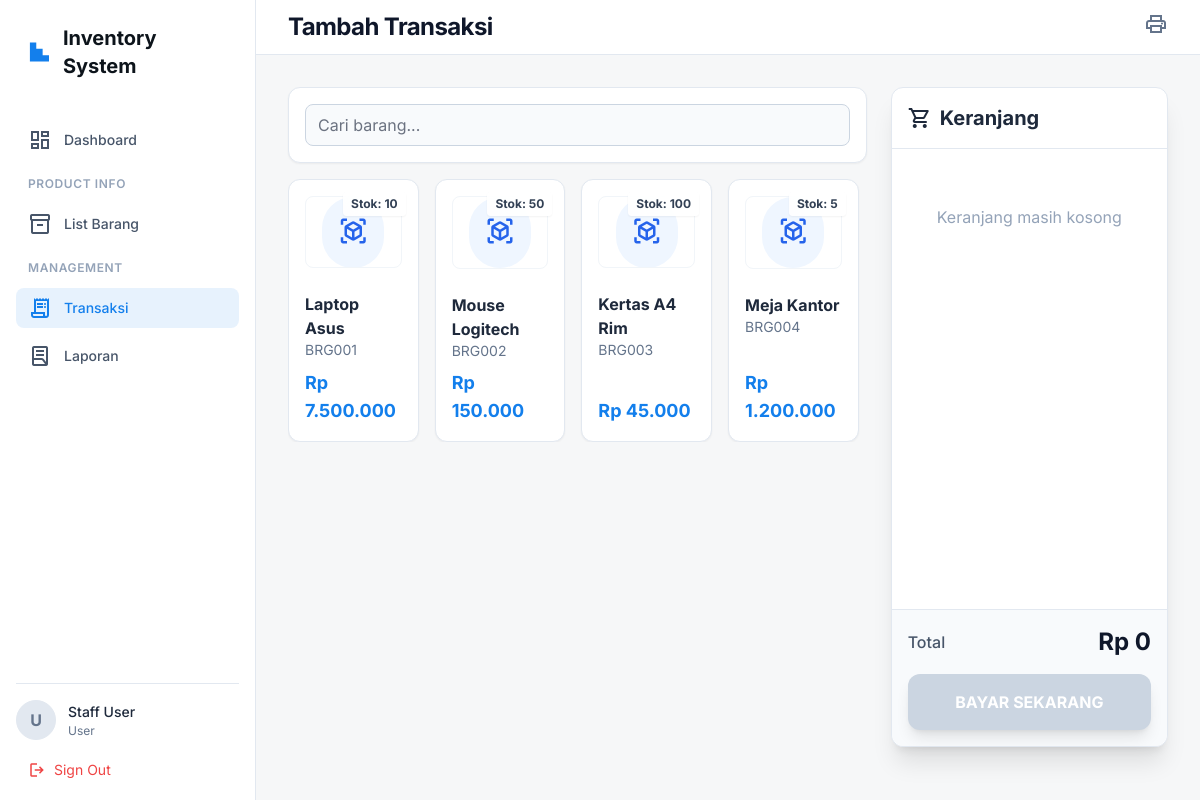
/transaksi_tambah.php (signed in), run on the app's committed database.
### tables this page shows
CREATE TABLE IF NOT EXISTS barang (
    id INT AUTO_INCREMENT PRIMARY KEY,
    kode_barang VARCHAR(20) UNIQUE NOT NULL,
    nama_barang VARCHAR(100) NOT NULL,
    kategori_id INT,
    stok INT DEFAULT 0,
    harga DECIMAL(10, 2) DEFAULT 0,
    created_at TIMESTAMP DEFAULT CURRENT_TIMESTAMP,
    FOREIGN KEY (kategori_id) REFERENCES kategori(id) ON DELETE SET NULL
);

### config/database.php (called while the page is built, shortened)
<?php
$host = 'localhost';
$user = 'root';
$pass = '';
$db   = 'uas_sopian';
$conn = mysqli_connect($host, $user, $pass, $db);
function query($query) {
    global $conn;
    $result = mysqli_query($conn, $query);
    $rows = [];
    while ($row = mysqli_fetch_assoc($result)) {
        $rows[] = $row;
    }
    return $rows;
}
?>

### transaksi_tambah.php (the view, shortened to what this page needs)
<?php
$barang = query("SELECT * FROM barang WHERE stok > 0");
require 'includes/header.php';
?>
<div class="grid grid-cols-1 lg:grid-cols-3 gap-6 h-[calc(100vh-140px)]">
    <div class="lg:col-span-2 flex flex-col gap-4">
        <div class="bg-white dark:bg-slate-900 p-4 rounded-xl border border-slate-200 dark:border-slate-800 shadow-sm sticky top-0 z-20">
            <input type="text" id="searchItem" placeholder="Cari barang..." class="form-input w-full rounded-lg border-slate-300 dark:border-slate-700 bg-slate-50 dark:bg-slate-800 focus:ring-primary focus:border-primary">
        </div>
        <div class="grid grid-cols-2 sm:grid-cols-3 lg:grid-cols-4 gap-4 overflow-y-auto pr-2" id="productList">
            <?php foreach($barang as $b): ?>
            <div class="product-item relative bg-white dark:bg-slate-900 p-4 rounded-xl border border-slate-200 dark:border-slate-800 shadow-sm cursor-pointer hover:border-primary transition group"
                 data-id="<?= $b['id'] ?>"
                 data-name="<?= $b['nama_barang'] ?>"
                 data-price="<?= $b['harga'] ?>"
                 data-stok="<?= $b['stok'] ?>"
                 onclick='addToCart(<?= htmlspecialchars(json_encode($b), ENT_QUOTES) ?>)'>
                <div class="flex flex-col h-full justify-between">
                    <div>
                        <div class="flex justify-between items-start mb-4">
                             <div class="w-full aspect-[4/3] rounded-lg overflow-hidden bg-white mb-2 flex items-center justify-center border border-slate-100">
                                <?php if(!empty($b['gambar']) && file_exists('assets/products/'.$b['gambar'])): ?>
                                <img src="assets/products/<?= $b['gambar'] ?>" alt="<?= $b['nama_barang'] ?>" class="w-full h-full object-cover group-hover:scale-105 transition-transform duration-300">
                                <?php else: ?>
                                <div class="p-4 bg-blue-50 text-blue-600 rounded-full">
                                    <span class="material-symbols-outlined text-3xl">view_in_ar</span>
                                </div>
                                <?php endif; ?>
                             </div>
                             <span class="absolute top-3 right-3 text-xs font-bold bg-white/90 backdrop-blur text-slate-700 px-2 py-1 rounded shadow-sm">Stok: <?= $b['stok'] ?></span>
                        </div>
                        <h4 class="font-bold text-slate-800 dark:text-white line-clamp-2"><?= $b['nama_barang'] ?></h4>
                        <p class="text-sm text-slate-500 mb-2"><?= $b['kode_barang'] ?></p>
                    </div>
                    <p class="font-bold text-primary text-lg">Rp <?= number_format($b['harga'], 0, ',', '.') ?></p>
                </div>
            </div>
            <?php endforeach; ?>
        </div>
    </div>
    <div class="flex flex-col bg-white dark:bg-slate-900 rounded-xl border border-slate-200 dark:border-slate-800 shadow-xl h-full">
        <div class="p-4 border-b border-slate-200 dark:border-slate-800">
            <h3 class="text-xl font-bold text-slate-800 dark:text-white flex items-center gap-2">
                <span class="material-symbols-outlined">shopping_cart</span> Keranjang
            </h3>
        </div>
        <div class="flex-1 overflow-y-auto p-4 flex flex-col gap-3" id="cartItems">
            <div class="text-center text-slate-400 mt-10">Keranjang masih kosong</div>
        </div>
        <div class="p-4 bg-slate-50 dark:bg-slate-800 border-t border-slate-200 dark:border-slate-700 rounded-b-xl">
            <div class="flex justify-between items-center mb-4">
                <span class="text-slate-600 dark:text-slate-300 font-medium">Total</span>
                <span class="text-2xl font-bold text-slate-900 dark:text-white" id="cartTotal">Rp 0</span>
            </div>
            <form method="post" id="checkoutForm">
                <button type="submit" name="checkout" id="btnCheckout" disabled class="w-full py-4 bg-primary disabled:bg-slate-300 disabled:cursor-not-allowed text-white font-bold rounded-xl hover:bg-blue-600 transition shadow-lg">
                    BAYAR SEKARANG
                </button>
            </form>
        </div>
    </div>
</div>
<?php require 'includes/footer.php'; ?>

### includes/header.php (style rules this page uses)
.material-symbols-outlined { font-variation-settings: 'FILL' 0, 'wght' 400, 'GRAD' 0, 'opsz' 24; }

### data on the page
barang: stok "10", nama_barang "Laptop Asus", kode_barang "BRG001", harga "7.500.000"
barang: stok "50", nama_barang "Mouse Logitech", kode_barang "BRG002", harga "150.000"
barang: stok "100", nama_barang "Kertas A4 Rim", kode_barang "BRG003", harga "45.000"
barang: stok "5", nama_barang "Meja Kantor", kode_barang "BRG004", harga "1.200.000"

### other printed values
substr($_SESSION['username'], 0, 1) "U"
$_SESSION['nama_lengkap'] "Staff User"
$_SESSION['role'] "User"
$title "Tambah Transaksi"
